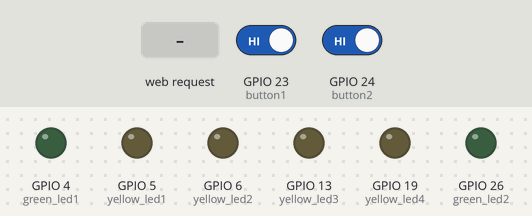
A program run on a simulated Raspberry Pi (BCM pin numbers). Shown: output pins drawn as LEDs (lit = HIGH). Dashed ring = blinking. The test bench sets the inputs (shaded band); at power-on: GPIO 23 (button1) HIGH, GPIO 24 (button2) HIGH. The clock reads 2024-03-15 10:24:30 at power-on unless the program sets it; what the program prints to the terminal is not drawn.

Above: at 1.2 s.
1.3 s: HTTP request for /play received
At 1.7 s:
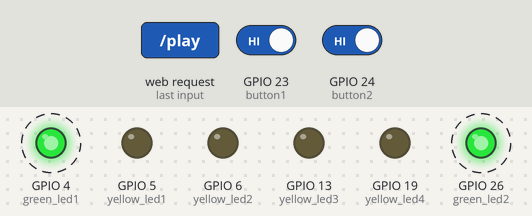
4.3 s: GPIO 23 (button1) driven LOW and GPIO 24 (button2) driven LOW
At 5.1 s:
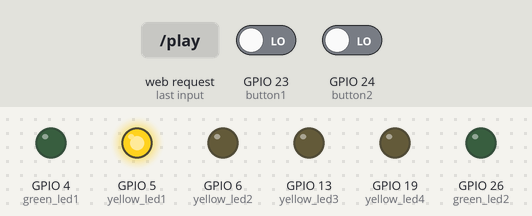
7.3 s: HTTP request for / received
At 7.6 s:
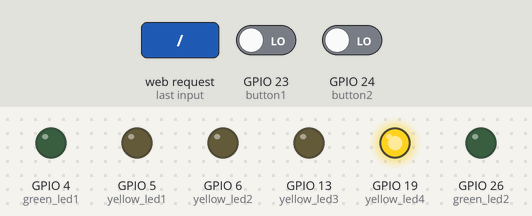
Timing chart, 0 to 11.3 s (numbered marks = the images above; inputs shaded):
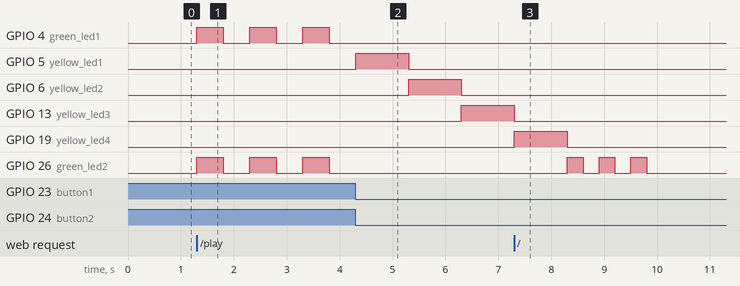

The program:

pingpong.py
```python
from flask import Flask, redirect, url_for
from gpiozero import LED, Button
from time import sleep, time

app = Flask(__name__)

green_led1 = LED(4)
yellow_led1 = LED(5)
yellow_led2 = LED(6)
yellow_led3 = LED(13)
yellow_led4 = LED(19)
green_led2 = LED(26)
button1 = Button(23)
button2 = Button(24)

leds = [yellow_led1, yellow_led2, yellow_led3, yellow_led4]

@app.route('/')
def index():
    # note: les 3 guillemets permetent de définir une chaine de charactère multi-ligne
    return """
<!doctype html>
<html>
    <head>
        <style>

        html {
            background-color: rgb(16, 9, 44);
        }
        .button-64 {
            align-items: center;
            background-image: linear-gradient(144deg,#AF40FF, #5B42F3 50%,#00DDEB);
            border: 0;
            border-radius: 8px;
            box-shadow: rgba(151, 65, 252, 0.2) 0 15px 30px -5px;
            box-sizing: border-box;
            color: #FFFFFF;
            display: flex;
            font-family: Phantomsans, sans-serif;
            font-size: 20px;
            justify-content: center;
            line-height: 1em;
            max-width: 100%;
            min-width: 140px;
            padding: 3px;
            text-decoration: none;
            user-select: none;
            -webkit-user-select: none;
            touch-action: manipulation;
            white-space: nowrap;
            cursor: pointer;
            }

        .button-64:active, .button-64:hover {
            outline: 0;
        }

        .button-64 span {
            background-color: rgb(5, 6, 45);
            padding: 16px 24px;
            border-radius: 6px;
            width: 100%;
            height: 100%;
            transition: 300ms;
        }

        .button-64:hover span {
            background: none;
        }

        @media (min-width: 768px) {
        .button-64 {
                font-size: 100px;
                min-width: 400px;
            }
        }

        .center {
            display: flex;
            justify-content: center;
            align-items: center;
            height: 200px;
            }

        h1{
            text-align: center;
            font-size: 100px;
            color:  white;
        }
    </style>
        <title>Ping Pong</title>
    </head>
    <body>
        <h1>Ping Pong</h1>
        <form action="/play" method="post">
            <div class="center">
                <button class="button-64" role="button"><span class="text">Press to play</span></button>
                    <!--Button from https://getcssscan.com/css-buttons-examples-->
            </div>

        </form>
    </body>
</html>
"""
@app.route('/play', methods=['POST'])
def play_web():
    result_game = play(1)
    if result_game == 1:
        return """
        <!doctype html>
        <html>
        <head>
            <style>

            html {
                background-color: rgb(16, 9, 44);
            }
            .button-64 {
                align-items: center;
                background-image: linear-gradient(144deg,#AF40FF, #5B42F3 50%,#00DDEB);
                border: 0;
                border-radius: 8px;
                box-shadow: rgba(151, 65, 252, 0.2) 0 15px 30px -5px;
                box-sizing: border-box;
                color: #FFFFFF;
                display: flex;
                font-family: Phantomsans, sans-serif;
                font-size: 20px;
                justify-content: center;
                line-height: 1em;
                max-width: 100%;
                min-width: 140px;
                padding: 3px;
                text-decoration: none;
                user-select: none;
                -webkit-user-select: none;
                touch-action: manipulation;
                white-space: nowrap;
                cursor: pointer;
                }

            .button-64:active, .button-64:hover {
                outline: 0;
            }

            .button-64 span {
                background-color: rgb(5, 6, 45);
                padding: 16px 24px;
                border-radius: 6px;
                width: 100%;
                height: 100%;
                transition: 300ms;
            }

            .button-64:hover span {
                background: none;
            }

            @media (min-width: 768px) {
            .button-64 {
                    font-size: 100px;
                    min-width: 400px;
                }
            }

            .center {
                display: flex;
                justify-content: center;
                align-items: center;
                height: 200px;
                }

            h1{
                text-align: center;
                font-size: 100px;
                color:  white;
            }
        </style>
            <title>Winner</title>
        </head>
        <body>
            <h1>Player 1 Wins!</h1>
            <form action="" method="post">
                <div class="center">
                    <button class="button-64" role="button"><span class="text">Play again</span></button>
                        <!--Button from https://getcssscan.com/css-buttons-examples-->
                </div>

            </form>
        </body>
    </html>
        """
    if result_game == 2:
        return """
        <!doctype html>
        <html>
            <head>
                <style>

                html {
                    background-color: rgb(16, 9, 44);
                }
                .button-64 {
                    align-items: center;
                    background-image: linear-gradient(144deg,#AF40FF, #5B42F3 50%,#00DDEB);
                    border: 0;
                    border-radius: 8px;
                    box-shadow: rgba(151, 65, 252, 0.2) 0 15px 30px -5px;
                    box-sizing: border-box;
                    color: #FFFFFF;
                    display: flex;
                    font-family: Phantomsans, sans-serif;
                    font-size: 20px;
                    justify-content: center;
                    line-height: 1em;
                    max-width: 100%;
                    min-width: 140px;
                    padding: 3px;
                    text-decoration: none;
                    user-select: none;
                    -webkit-user-select: none;
                    touch-action: manipulation;
                    white-space: nowrap;
                    cursor: pointer;
                    }

                .button-64:active, .button-64:hover {
                    outline: 0;
                }

                .button-64 span {
                    background-color: rgb(5, 6, 45);
                    padding: 16px 24px;
                    border-radius: 6px;
                    width: 100%;
                    height: 100%;
                    transition: 300ms;
                }

                .button-64:hover span {
                    background: none;
                }

                @media (min-width: 768px) {
                .button-64 {
                        font-size: 100px;
                        min-width: 400px;
                    }
                }

                .center {
                    display: flex;
                    justify-content: center;
                    align-items: center;
                    height: 200px;
                    }

                h1{
                    text-align: center;
                    font-size: 100px;
                    color:  white;
                }
            </style>
                <title>Winner</title>
            </head>
            <body>
                <h1>Player 2 Wins!</h1>
                <form action="" method="post">
                    <div class="center">
                        <button class="button-64" role="button"><span class="text">Play again</span></button>
                            <!--Button from https://getcssscan.com/css-buttons-examples-->
                    </div>

                </form>
            </body>
        </html>
        """
    return redirect(url_for('.index'))

def blink_sequence(t):
    for i in range(len(leds)):
        leds[i].on()
        sleep(t)
        leds[i].off()
    if button2.is_pressed:
        return 1
    green_led2.on()

def blink_sequence_reversed(t):
    for i in reversed(range(len(leds))):
        leds[i].on()
        sleep(t)
        leds[i].off()
    if button1.is_pressed:
        return 1
    green_led1.on()

def blink_3_times():
    for i in range(3):
        green_led1.on()
        green_led2.on()
        sleep(0.5)
        green_led1.off()
        green_led2.off()
        sleep(0.5)


def play_round_p1(t):
    round = blink_sequence(t)
    if round == 1:
        print("P2 Hit too soon")
        return -1
    start_time = time()
    while time() - start_time < t:
        if button2.is_pressed:
            print("P2 HIT")
            return (time() - start_time)/(2*t)
    return -1


def play_round_p2(t):
    round = blink_sequence_reversed(t)
    if round == 1:
        print("P1 Hit too soon")
        return -1
    start_time = time()
    while time() - start_time < t:
        if button1.is_pressed:
            print("P1 HIT")
            return (time() - start_time)/(2*t)
    return -1

def loose_p1():
    for i in range(3):
        green_led1.on()
        sleep(0.3)
        green_led1.off()
        sleep(0.3)

def loose_p2():
    for i in range(3):
        green_led2.on()
        sleep(0.3)
        green_led2.off()
        sleep(0.3)


def play(speed):
    blink_3_times()
    result = 0.5
    while True:
        result = play_round_p1((0.5+result)/speed)
        green_led2.off()
        if result == -1:
            print("P1 WINS")
            loose_p2()
            return 1
        else:
            result = play_round_p2((0.5+result)/speed)
            green_led1.off()
            if result == -1:
                print("P2 WINS")
                loose_p1()
                return 2
        speed *= 1.3


app.run(host='0.0.0.0', port=8000, debug=True)
```

Measured:
- after the input at 1.3 s, GPIO 4 (green_led1), GPIO 26 (green_led2): alternates HIGH for 0.50 s and LOW for 0.50 s, starting at once
